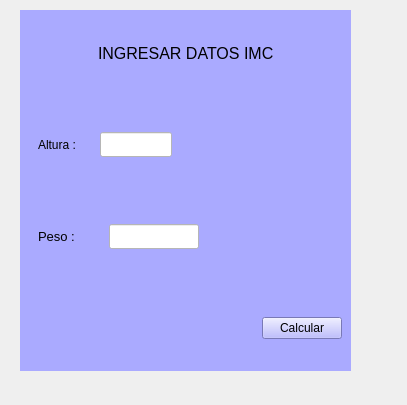
<?xml version="1.0" encoding="UTF-8"?>
<ui version="4.0">
 <class>MainWindow</class>
 <widget class="QMainWindow" name="MainWindow">
  <property name="geometry">
   <rect>
    <x>0</x>
    <y>0</y>
    <width>407</width>
    <height>405</height>
   </rect>
  </property>
  <property name="windowTitle">
   <string>PRINCIPAL</string>
  </property>
  <property name="windowIcon">
   <iconset resource="recursos.qrc">
    <normaloff>:/recuso/iconos/mas.png</normaloff>:/recuso/iconos/mas.png</iconset>
  </property>
  <widget class="QWidget" name="centralwidget">
   <widget class="QWidget" name="widget" native="true">
    <property name="geometry">
     <rect>
      <x>20</x>
      <y>10</y>
      <width>331</width>
      <height>361</height>
     </rect>
    </property>
    <property name="styleSheet">
     <string notr="true">background-color: rgb(170, 170, 255);</string>
    </property>
    <layout class="QVBoxLayout" name="verticalLayout_3">
     <item>
      <widget class="QWidget" name="widget_9" native="true">
       <layout class="QHBoxLayout" name="horizontalLayout_6">
        <item>
         <spacer name="horizontalSpacer">
          <property name="orientation">
           <enum>Qt::Horizontal</enum>
          </property>
          <property name="sizeHint" stdset="0">
           <size>
            <width>40</width>
            <height>20</height>
           </size>
          </property>
         </spacer>
        </item>
        <item>
         <widget class="QLabel" name="label_3">
          <property name="font">
           <font>
            <family>Arial</family>
            <pointsize>12</pointsize>
           </font>
          </property>
          <property name="styleSheet">
           <string notr="true">color: rgb(0, 0, 0);</string>
          </property>
          <property name="text">
           <string>INGRESAR DATOS IMC</string>
          </property>
         </widget>
        </item>
        <item>
         <spacer name="horizontalSpacer_2">
          <property name="orientation">
           <enum>Qt::Horizontal</enum>
          </property>
          <property name="sizeHint" stdset="0">
           <size>
            <width>40</width>
            <height>20</height>
           </size>
          </property>
         </spacer>
        </item>
       </layout>
      </widget>
     </item>
     <item>
      <widget class="QWidget" name="widget_7" native="true">
       <layout class="QHBoxLayout" name="horizontalLayout_4">
        <item>
         <widget class="QWidget" name="widget_2" native="true">
          <layout class="QVBoxLayout" name="verticalLayout">
           <item>
            <widget class="QLabel" name="label_2">
             <property name="font">
              <font>
               <family>Arial</family>
               <pointsize>9</pointsize>
              </font>
             </property>
             <property name="styleSheet">
              <string notr="true">color: rgb(0, 0, 0);</string>
             </property>
             <property name="text">
              <string>Altura :</string>
             </property>
            </widget>
           </item>
          </layout>
         </widget>
        </item>
        <item>
         <widget class="QWidget" name="widget_5" native="true">
          <property name="maximumSize">
           <size>
            <width>90</width>
            <height>90</height>
           </size>
          </property>
          <layout class="QHBoxLayout" name="horizontalLayout_2">
           <item>
            <widget class="QLineEdit" name="inAltura">
             <property name="maximumSize">
              <size>
               <width>90</width>
               <height>25</height>
              </size>
             </property>
             <property name="styleSheet">
              <string notr="true">background-color: rgb(255, 255, 255);</string>
             </property>
            </widget>
           </item>
          </layout>
         </widget>
        </item>
        <item>
         <spacer name="horizontalSpacer_3">
          <property name="orientation">
           <enum>Qt::Horizontal</enum>
          </property>
          <property name="sizeHint" stdset="0">
           <size>
            <width>40</width>
            <height>20</height>
           </size>
          </property>
         </spacer>
        </item>
       </layout>
      </widget>
     </item>
     <item>
      <widget class="QWidget" name="widget_8" native="true">
       <layout class="QHBoxLayout" name="horizontalLayout_5">
        <item>
         <widget class="QWidget" name="widget_3" native="true">
          <layout class="QHBoxLayout" name="horizontalLayout">
           <item>
            <widget class="QLabel" name="label">
             <property name="minimumSize">
              <size>
               <width>38</width>
               <height>0</height>
              </size>
             </property>
             <property name="font">
              <font>
               <family>Arial</family>
               <pointsize>10</pointsize>
              </font>
             </property>
             <property name="styleSheet">
              <string notr="true">color: rgb(0, 0, 0);</string>
             </property>
             <property name="text">
              <string>Peso :</string>
             </property>
            </widget>
           </item>
          </layout>
         </widget>
        </item>
        <item>
         <widget class="QWidget" name="widget_6" native="true">
          <property name="maximumSize">
           <size>
            <width>165</width>
            <height>16777215</height>
           </size>
          </property>
          <layout class="QHBoxLayout" name="horizontalLayout_3">
           <item>
            <widget class="QLineEdit" name="inPeso">
             <property name="maximumSize">
              <size>
               <width>90</width>
               <height>25</height>
              </size>
             </property>
             <property name="baseSize">
              <size>
               <width>0</width>
               <height>0</height>
              </size>
             </property>
             <property name="styleSheet">
              <string notr="true">color: rgb(0, 0, 0);
background-color: rgb(255, 255, 255);</string>
             </property>
            </widget>
           </item>
          </layout>
         </widget>
        </item>
        <item>
         <spacer name="horizontalSpacer_4">
          <property name="orientation">
           <enum>Qt::Horizontal</enum>
          </property>
          <property name="sizeHint" stdset="0">
           <size>
            <width>40</width>
            <height>20</height>
           </size>
          </property>
         </spacer>
        </item>
       </layout>
      </widget>
     </item>
     <item>
      <widget class="QWidget" name="widget_4" native="true">
       <layout class="QHBoxLayout" name="horizontalLayout_7">
        <item>
         <spacer name="horizontalSpacer_5">
          <property name="orientation">
           <enum>Qt::Horizontal</enum>
          </property>
          <property name="sizeHint" stdset="0">
           <size>
            <width>40</width>
            <height>20</height>
           </size>
          </property>
         </spacer>
        </item>
        <item>
         <widget class="QPushButton" name="cmdCalcular">
          <property name="text">
           <string>Calcular</string>
          </property>
         </widget>
        </item>
       </layout>
      </widget>
     </item>
    </layout>
   </widget>
  </widget>
 </widget>
 <resources>
  <include location="recursos.qrc"/>
 </resources>
 <connections/>
</ui>
